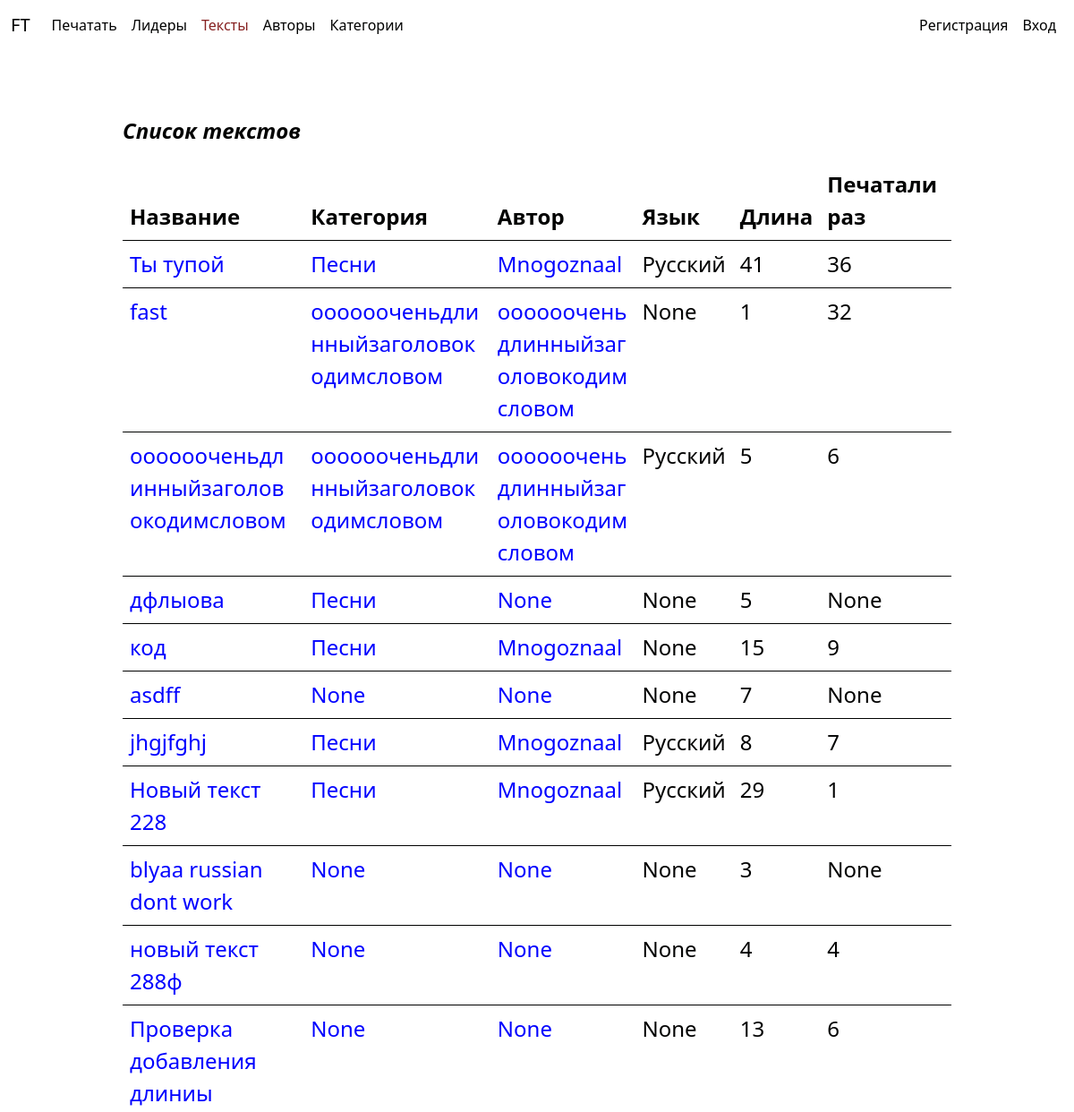
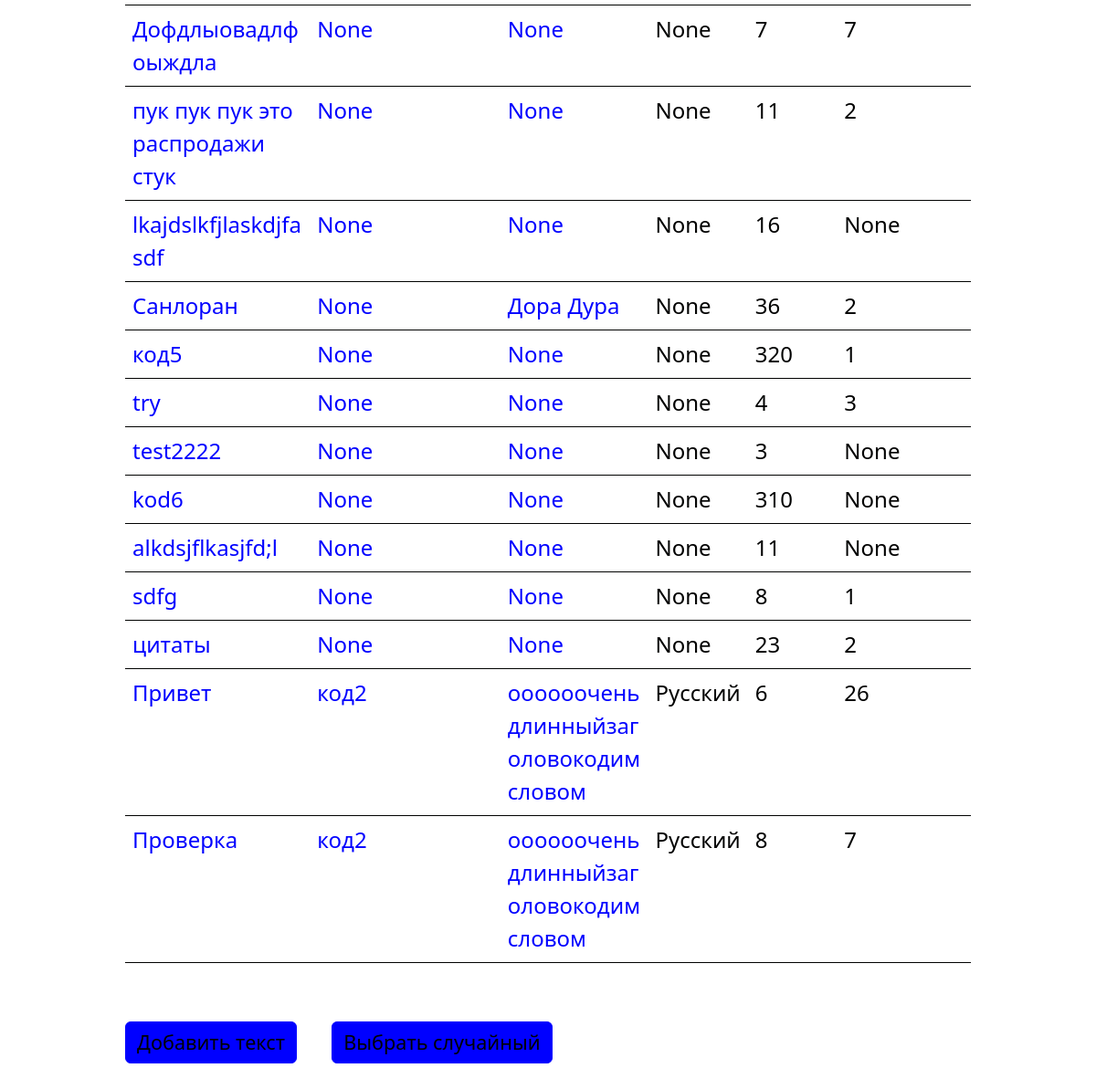
Screenshot of /text_list/ with the database file from the repository (2 pictures, top to bottom).
### typing_trainer/models.py (models this page shows, shortened)
class Text(models.Model):
    title = models.CharField(
        max_length=255,
        unique=True,
        verbose_name="Заголовок",
    )
    slug = models.SlugField(
        max_length=255,
        unique=True,
        verbose_name="URL",
    )
    text = models.TextField(
        unique=True,
        verbose_name="Текст",
    )
    length = models.IntegerField(
        verbose_name="Длина",
    )
    language = models.ForeignKey(
        "Language",
        on_delete=models.PROTECT,
        null=True,
        blank=True,
        verbose_name="Язык",
    )
    category = models.ForeignKey(
        "TextCategory",
        on_delete=models.PROTECT,
        null=True,
        blank=True,
        verbose_name="Категория",
    )
    author = models.ForeignKey(
        "Author",
        on_delete=models.PROTECT,
        null=True,
        blank=True,
        verbose_name="Автор",
    )
    time_create = models.DateTimeField(
        auto_now_add=True,
        verbose_name="Время создания",
    )
    time_update = models.DateTimeField(
        auto_now=True,
        verbose_name="Время обновления",
    )
    displayed = models.BooleanField(
        default=True,
        verbose_name="Отображается",
    )
    def get_absolute_url(self):
        return reverse("text_info", kwargs={"text_slug": self.slug})
    class Meta:
        verbose_name = "Текст"
        verbose_name_plural = "Тексты"

class TextCategory(models.Model):
    title = models.CharField(
        max_length=255,
        unique=True,
        verbose_name="Название",
    )
    slug = models.SlugField(
        max_length=255,
        unique=True,
        verbose_name="URL",
    )
    def __str__(self) -> str:
        return self.title
    def get_absolute_url(self):
        return reverse("category_info", kwargs={"category_slug": self.slug})
    class Meta:
        verbose_name = "Категория"
        verbose_name_plural = "Категории"

class Author(models.Model):
    name = models.CharField(
        max_length=255,
        unique=True,
        verbose_name="Имя",
    )
    slug = models.SlugField(
        max_length=255,
        unique=True,
        verbose_name="URL",
    )
    def __str__(self) -> str:
        return self.name
    def get_absolute_url(self):
        return reverse("author_info", kwargs={"author_slug": self.slug})
    class Meta:
        verbose_name = "Автор"
        verbose_name_plural = "Авторы"

class Language(models.Model):
    code = models.SlugField(
        max_length=7,
        unique=True,
        verbose_name="Код",
    )
    title = models.CharField(
        max_length=255,
        unique=True,
        verbose_name="Язык",
    )
    def __str__(self) -> str:
        return self.title
    class Meta:
        verbose_name = "Язык"
        verbose_name_plural = "Языки"

### typing_trainer/views.py (the view)
# urls.py: path('text_list/', TextList.as_view(), name='textlist'),
class TextList(DataMixin, ListView):
    model = Text
    context_object_name = "text_list"
    template_name = "typing_trainer/text.html"
    def get_context_data(self, **kwargs):
        context = super().get_context_data(**kwargs)
        queryset_for_pole_count_typed = TextStatistics.objects.values("text").annotate(
            sm=Sum("count_typed")
        )
        additional_context = {
            "title": "Список текстов",
            "menu_selected": "text",
            "text_detail_info": False,
            "count_typed_by": queryset_to_dict(
                queryset_for_pole_count_typed,
                group_name="text",
                value_name="sm",
            ),
        }
        return self.get_context(context=context, additional_context=additional_context)
    def get_queryset(self):
        return Text.objects.all().select_related('author', 'category', 'language')

### typing_trainer/templatetags/typing_trainer_tags.py (called while the page is built)
@register.filter(name='get_dict_value_by_key')
def get_dict_value_by_key(dictionary, key):
    return dictionary.get(key, None)

@register.filter(name='get_path_to_css')
def get_path_to_css(user):
    theme_num = '1'
    if user.is_authenticated:
        theme_num = Settings.objects.values('current_theme__pk').get(pk=user.pk)['current_theme__pk']
    return f'typing_trainer/css/theme{theme_num}.css'

### typing_trainer/utils.py (called while the page is built)
def queryset_to_dict(queryset, group_name, value_name):
    dct = {}
    for dictionary in queryset:
        dct[dictionary[group_name]] = dictionary[value_name]
    return dct

    def get_context(self, *args, **kwargs):
        context = kwargs["context"]
        additional_context = kwargs["additional_context"]
        for key, value in additional_context.items():
            context[key] = value
        return context

### typing_trainer/templates/typing_trainer/text.html (shortened to what this page needs)
{% extends 'typing_trainer/base.html' %}
{% load typing_trainer_tags %}
{% block content %}
<div class="container my-4 info">
    <div class="row">
        <div class="col col-lg-1 col-md-1 col-sm-1"></div>
        <div class="col col-lg-10 col-md-10 col-sm-10">
            {% if text_detail_info %}
                <h2 class="info-header">{{text.title}}</h2>
                <p class="mt-5" style="font-weight: bold; font-style: italic;">Информация о тексте</p>
            {% else %}
                <p class="mt-5" style="font-weight: bold; font-style: italic;">Список текстов</p>
            {% endif %}
            <table class="table">
                <thead>
                    <tr>
                        {% if not text_detail_info %}
                            <th scope="col">Название</th>
                        {% endif %}
                        <th scope="col">Категория</th>
                        <th scope="col">Автор</th>
                        <th scope="col">Язык</th>
                        <th scope="col">Длина</th>
                        <th scope="col">Печатали раз</th>
                    </tr>
                </thead>
                <tbody>
                    {% if text_detail_info %}
                        <tr>
                            <td class="text-break"><a href="{{text.category.get_absolute_url}}">{{text.category}}</a></td>
                            <td class="text-break"><a href="{{text.author.get_absolute_url}}">{{text.author}}</a></td>
                            <td>{{text.language}}</td>
                            <td>{{text.length}}</td>
                            <td>{{count_typed_by|get_dict_value_by_key:text.pk}}</td>
                            <td>{{text.time_create}}</td>
                        </tr>
                    {% else %}
                        {% for text in text_list %}
                            <tr>
                                <td class="text-break"><a href="{{text.get_absolute_url}}">{{text.title}}</a></td>
                                <td class="text-break"><a href="{{text.category.get_absolute_url}}">{{text.category}}</a></td>
                                <td class="text-break"><a href="{{text.author.get_absolute_url}}">{{text.author}}</a></td>
                                <td>{{text.language}}</td>
                                <td>{{text.length}}</td>
                                <td>{{count_typed_by|get_dict_value_by_key:text.pk}}</td>
                            </tr>
                        {% endfor %}
                    {% endif %}
                </tbody>
            </table>
            {% if text_detail_info %}
                <p class="mt-5" style="font-weight: bold; font-style: italic;">Текст</p>
                <p style="white-space: pre-wrap;">{{text.text}}</p>
                <a class="btn btn-primary my-5" href="{% url 'textlist' %}" role="button" style="font-size: 1.35rem;">К текстам</a>
                <a class="btn btn-primary my-5" href="{% url 'updatecurrenttext' text_slug %}" role="button" style="font-size: 1.35rem; margin-left: 2rem;">Печатать</a>
            {% else %}
                <a class="btn btn-primary my-5" href="{% url 'addtext' %}" role="button" style="font-size: 1.35rem;">Добавить текст</a>
                <a class="btn btn-primary my-5" href="{% url 'chooserandom' 'text' %}" role="button" style="font-size: 1.35rem; margin-left: 2rem;">Выбрать случайный</a>
            {% endif %}
        </div>
        <div class="col col-lg-1 col-md-1 col-sm-1"></div>
    </div>
</div>
{% endblock content %}

### typing_trainer/templates/typing_trainer/base.html (shortened to what this page needs)
{% load static %}
{% load typing_trainer_tags %}
<!DOCTYPE html>
<html lang="ru">
<head>
    <link href="https://cdn.jsdelivr.net/npm/bootstrap@5.3.1/dist/css/bootstrap.min.css" rel="stylesheet"
>
    <link rel="stylesheet" href="{% static 'typing_trainer/css/style.css' %}">
    {% with user_css_theme=request.user|get_path_to_css %}
        <link rel="stylesheet" href="{% static user_css_theme %}">
    {% endwith %}
</head>
<body>
    {% include 'typing_trainer/includes/navbar.html' %}
    {% block content %}{% endblock content %}
</body>
</html>

### typing_trainer/templates/typing_trainer/includes/navbar.html (shortened to what this page needs)
<nav class="navbar navbar-expand-lg bg-body-tertiary">
    <div class="container-fluid">
        <a class="navbar-brand" href="{% url 'index' %}">FT</a>
        <div class="collapse navbar-collapse" id="navbarNavDropdown">
            <ul class="navbar-nav">
                <li class="nav-item">
                    {% if menu_selected == 'index' %}
                        <a class="nav-link active" aria-current="page" href="{% url 'index' %}">Печатать</a>
                    {% else %}
                        <a class="nav-link" aria-current="page" href="{% url 'index' %}">Печатать</a>
                    {% endif %}
                </li>
                <li class="nav-item">
                    {% if menu_selected == 'leaderboard' %}
                        <a class="nav-link active" aria-current="page">Лидеры</a>
                    {% else %}
                        <a class="nav-link" href="{% url 'leaderboard' 'general' %}">Лидеры</a>
                    {% endif %}
                </li>
                <li class="nav-item">
                    {% if menu_selected == 'text' %}
                        <a class="nav-link active" href="{% url 'textlist' %}">Тексты</a>
                    {% else %}
                        <a class="nav-link" href="{% url 'textlist' %}">Тексты</a>
                    {% endif %}
                </li>
                <li class="nav-item">
                    {% if menu_selected == 'author' %}
                        <a class="nav-link active" href="{% url 'authorlist' %}">Авторы</a>
                    {% else %}
                        <a class="nav-link" href="{% url 'authorlist' %}">Авторы</a>
                    {% endif %}
                </li>
                <li class="nav-item">
                    {% if menu_selected == 'category' %}
                        <a class="nav-link active" href="{% url 'categorylist' %}">Категории</a>
                    {% else %}
                        <a class="nav-link" href="{% url 'categorylist' %}">Категории</a>
                    {% endif %}
                </li>
            </ul>
            <ul class="navbar-nav">
                {% if request.user.is_authenticated %}
                    <li class="nav-item dropdown">
                        {% if menu_selected == 'statistics' or menu_selected == 'settings' %}
                            <a class="nav-link dropdown-toggle active" href="#" role="button" data-bs-toggle="dropdown"
                                aria-expanded="false">
                                {{ user.get_username }}
                            </a>
                        {% else %}
                            <a class="nav-link dropdown-toggle" href="#" role="button" data-bs-toggle="dropdown"
                                aria-expanded="false">
                                {{ user.get_username }}
                            </a>
                        {% endif %}
                        <ul class="dropdown-menu">
                            <li><a class="dropdown-item" href="{% url 'user_statistics' user.pk 'general' %}">Статистика</a></li>
                            <li><a class="dropdown-item" href="{% url 'settings' user.pk %}">Настройки</a></li>
                            <li><a class="dropdown-item" href="{% url 'logout' %}">Выйти</a></li>
                        </ul>
                    </li>
                {% else %}
                    <li class="nav-item">
                        {% if menu_selected == 'registration' %}
                            <a class="nav-link active">Регистрация</a>
                        {% else %}
                            <a class="nav-link" href="{% url 'registration' %}">Регистрация</a>
                        {% endif %}
                    </li>
                    <li class="nav-item">
                        {% if menu_selected == 'login' %}
                            <a class="nav-link active">Вход</a>
                        {% else %}
                            <a class="nav-link" href="{% url 'login' %}">Вход</a>
                        {% endif %}
                    </li>
                {% endif %}
            </ul>
        </div>
    </div>
</nav>

### typing_trainer/static/typing_trainer/css/style.css (style rules this page uses)
.collapse.navbar-collapse { justify-content: space-between; }
.table a { text-decoration: none; }
.info { font-size: 1.5rem; }

### typing_trainer/static/typing_trainer/css/theme1.css (style rules this page uses)
body { --bs-body-bg: rgb(255, 255, 255); --bs-body-color: rgb(0, 1, 0); --bs-border-color: rgb(0, 0, 255); --my-alt-bg-color: rgb(145, 137, 137); --bs-warning-text-emphasis: none; --bs-warning-bg-subtle: none; --bs-warning-border-subtle: none; --bs-warning-text-emphasis: none; }
.bg-body-tertiary { background: rgb(255, 255, 255)!important; color: rgb(0, 1, 0)!important; --bs-navbar-color: none!important; --bs-navbar-hover-color: rgb(135, 34, 34); --bs-navbar-active-color: rgb(135, 34, 34); --bs-navbar-brand-color: rgb(0, 1, 0); --bs-navbar-brand-hover-color: rgb(135, 34, 34); }
.table { --bs-table-color: none; --bs-table-bg: none; --bs-table-border-color: none; }
.btn-primary { --bs-btn-color: none; --bs-btn-bg: rgb(0, 0, 255); --bs-btn-border-color: rgb(0, 0, 255); --bs-btn-hover-color: none; --bs-btn-hover-bg: rgb(135, 34, 34); --bs-btn-hover-border-color: rgb(135, 34, 34); --bs-btn-active-color: none; --bs-btn-active-bg: rgb(135, 34, 34); --bs-btn-active-border-color: rgb(135, 34, 34); }
a { --bs-link-color-rgb: 0, 0, 255; }

### rows the page displays
Text: title "Ты тупой", category "Песни", author "Mnogoznaal", language "Русский", length "41", id "36"
Text: title "fast", category "ооооооченьдлинныйзаголовокодимсловом", author "ооооооченьдлинныйзаголовокодимсловом", language "None", length "1", id "32"
Text: title "ооооооченьдлинныйзаголовокодимсловом", category "ооооооченьдлинныйзаголовокодимсловом", author "ооооооченьдлинныйзаголовокодимсловом", language "Русский", length "5", id "6"
Text: title "дфлыова", category "Песни", author "None", language "None", length "5", id "None"
Text: title "код", category "Песни", author "Mnogoznaal", language "None", length "15", id "9"
Text: title "asdff", category "None", author "None", language "None", length "7", id "None"
Text: title "jhgjfghj", category "Песни", author "Mnogoznaal", language "Русский", length "8", id "7"
Text: title "Новый текст 228", category "Песни", author "Mnogoznaal", language "Русский", length "29", id "1"
Text: title "blyaa russian dont work", category "None", author "None", language "None", length "3", id "None"
Text: title "новый текст 288ф", category "None", author "None", language "None", length "4", id "4"
Text: title "Проверка добавления длиниы", category "None", author "None", language "None", length "13", id "6"
Text: title "Дофдлыовадлфоыждла", category "None", author "None", language "None", length "7", id "7"
Text: title "пук пук пук это распродажи стук", category "None", author "None", language "None", length "11", id "2"
Text: title "lkajdslkfjlaskdjfasdf", category "None", author "None", language "None", length "16", id "None"
Text: title "Санлоран", category "None", author "Дора Дура", language "None", length "36", id "2"
Text: title "код5", category "None", author "None", language "None", length "320", id "1"
Text: title "try", category "None", author "None", language "None", length "4", id "3"
Text: title "test2222", category "None", author "None", language "None", length "3", id "None"
Text: title "kod6", category "None", author "None", language "None", length "310", id "None"
Text: title "alkdsjflkasjfd;l", category "None", author "None", language "None", length "11", id "None"
Text: title "sdfg", category "None", author "None", language "None", length "8", id "1"
Text: title "цитаты", category "None", author "None", language "None", length "23", id "2"
Text: title "Привет", category "код2", author "ооооооченьдлинныйзаголовокодимсловом", language "Русский", length "6", id "26"
Text: title "Проверка", category "код2", author "ооооооченьдлинныйзаголовокодимсловом", language "Русский", length "8", id "7"
